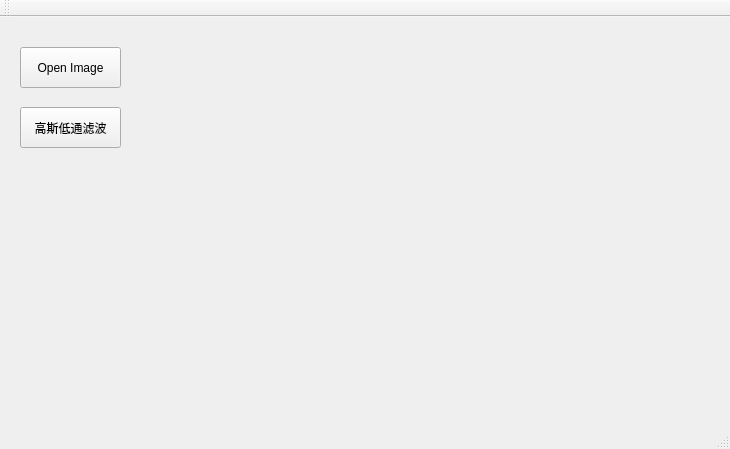
<?xml version="1.0" encoding="UTF-8"?>
<ui version="4.0">
 <class>MainWindow</class>
 <widget class="QMainWindow" name="MainWindow">
  <property name="geometry">
   <rect>
    <x>0</x>
    <y>0</y>
    <width>730</width>
    <height>449</height>
   </rect>
  </property>
  <property name="windowTitle">
   <string>MainWindow</string>
  </property>
  <widget class="QWidget" name="centralWidget">
   <widget class="QPushButton" name="OpenImageButton">
    <property name="geometry">
     <rect>
      <x>20</x>
      <y>30</y>
      <width>101</width>
      <height>41</height>
     </rect>
    </property>
    <property name="text">
     <string>Open Image</string>
    </property>
   </widget>
   <widget class="QPushButton" name="ProcessButton1">
    <property name="geometry">
     <rect>
      <x>20</x>
      <y>90</y>
      <width>101</width>
      <height>41</height>
     </rect>
    </property>
    <property name="text">
     <string>高斯低通滤波</string>
    </property>
   </widget>
   <widget class="QLabel" name="DisplayLabel">
    <property name="geometry">
     <rect>
      <x>130</x>
      <y>30</y>
      <width>491</width>
      <height>291</height>
     </rect>
    </property>
    <property name="text">
     <string/>
    </property>
   </widget>
  </widget>
  <widget class="QMenuBar" name="menuBar">
   <property name="geometry">
    <rect>
     <x>0</x>
     <y>0</y>
     <width>730</width>
     <height>23</height>
    </rect>
   </property>
  </widget>
  <widget class="QToolBar" name="mainToolBar">
   <attribute name="toolBarArea">
    <enum>TopToolBarArea</enum>
   </attribute>
   <attribute name="toolBarBreak">
    <bool>false</bool>
   </attribute>
  </widget>
  <widget class="QStatusBar" name="statusBar"/>
 </widget>
 <layoutdefault spacing="6" margin="11"/>
 <resources/>
 <connections/>
</ui>
